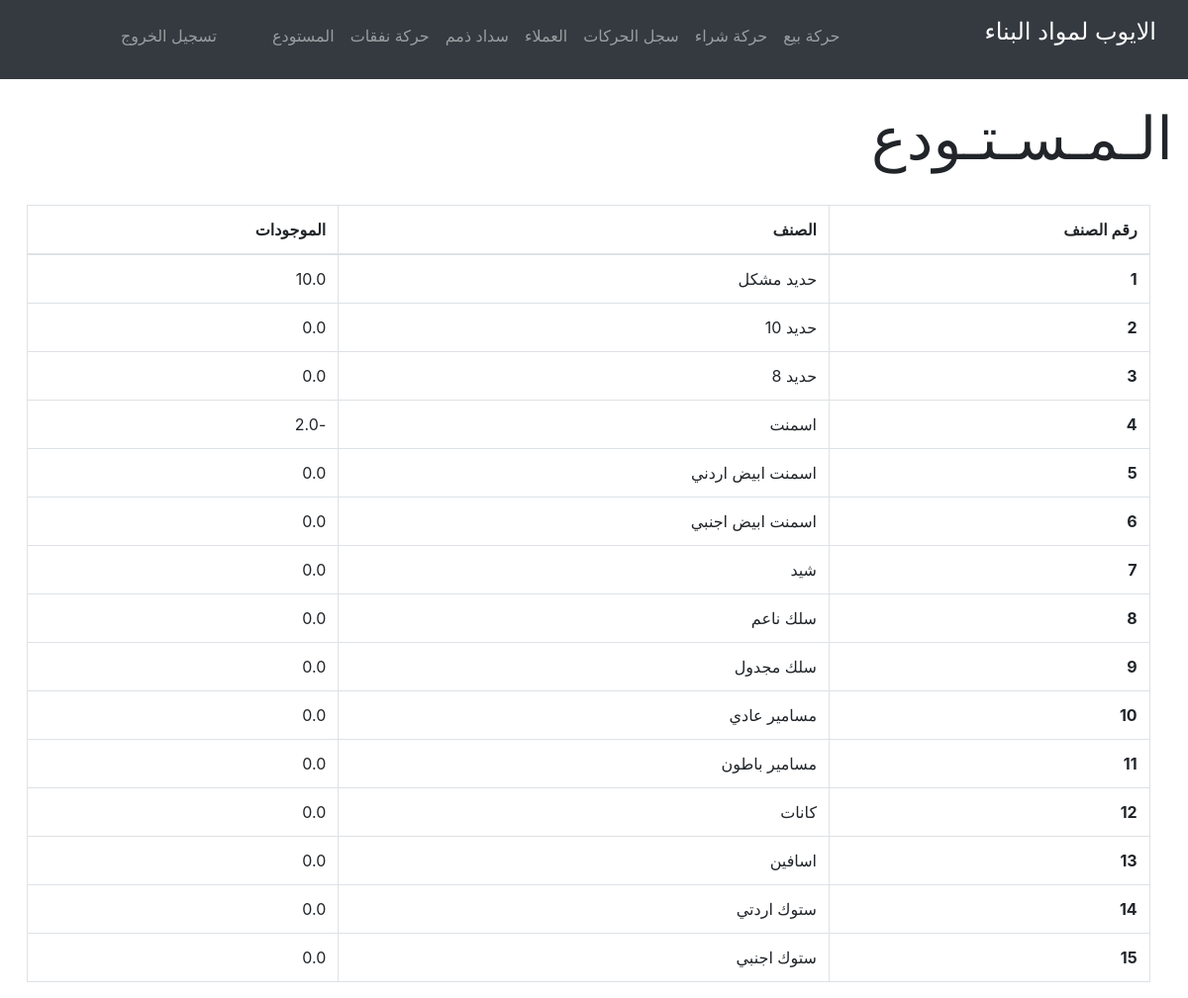
Before: /inventory (signed in) with the older database file.
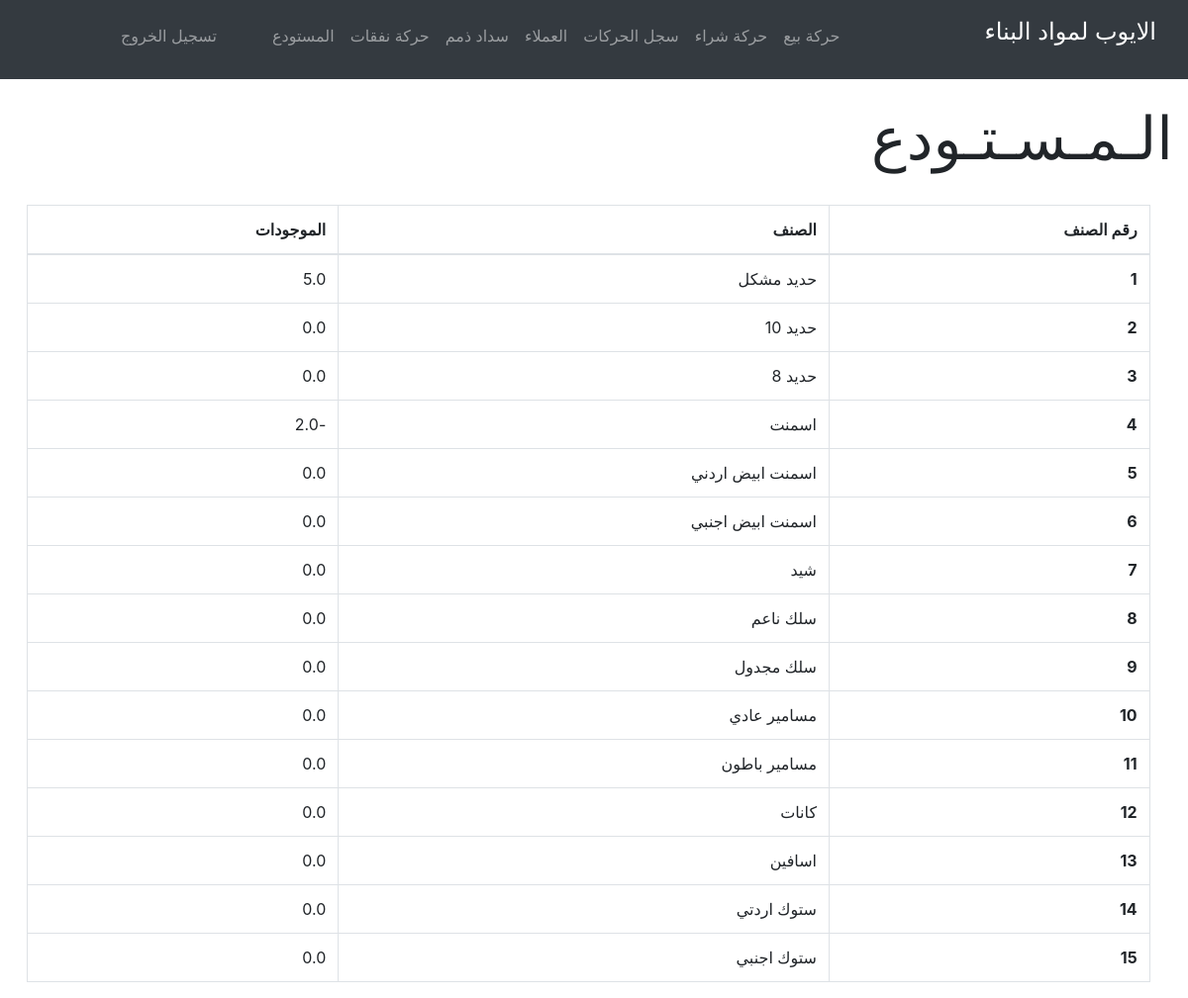
After: the same page with the newer database file.
### tables this page shows
CREATE TABLE inventory (itemId INTEGER PRIMARY KEY, item_name TEXT, item_stock REAL);

### app.py (the view)
@app.route("/inventory")
@login_required
def inventory():
  items = []
  query = db.execute("SELECT * FROM inventory ORDER BY itemId").fetchall()
  for record in query:
    items.append({
      'id': record[0],
      'name': record[1],
      'stock': record[2]
    })
  return render_template('inventory.html', items=items)

### app.py (called while the page is built)
@app.after_request
def after_request(response):
  response.headers["Cache-Control"] = "no-cache, no-store, must-revalidate"
  response.headers["Expires"] = 0
  response.headers["Pragma"] = "no-cache"
  return response

### helpers.py (called while the page is built)
def login_required(f):
    @wraps(f)
    def decorated_function(*args, **kwargs):
        if session.get("user_id") is None:
            return redirect("/login")
        return f(*args, **kwargs)
    return decorated_function

### templates/inventory.html (shortened to what this page needs)
{% extends "layout.html" %}
{% block head %}
  <link href="/static/css/inventory.css" rel="stylesheet">
{% endblock %}
{% block body %}
  <div class="head-text">
    <p>الـمـسـتـودع</p>
  </div>
  <div class="center-table">
    <table class="table table-bordered">
      <thead class="text-right">
        <tr>
          <th scope="col">رقم الصنف</th>
          <th scope="col">الصنف</th>
          <th scope="col">الموجودات</th>
        </tr>
      </thead>
      <tbody class="text-right">
        {% for item in items %}
          <tr>
            <th scope="row">{{ item.id }}</th>
            <td>{{ item.name }}</td>
            <td>{{ item.stock }}</td>
          </tr>
        {% endfor %}
      </tbody>
    </table>
  </div>
{% endblock %}

Changed rows visible on the page:
changed inventory "حديد مشكل": stock "10.0" → "5.0"
